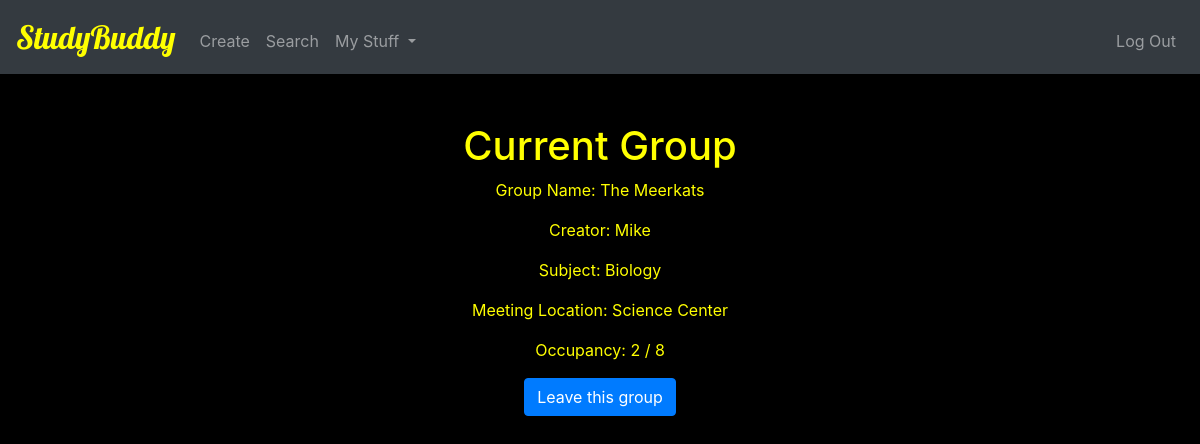
Screenshot of /joined (signed in) with the database file from the repository.
### tables this page shows
CREATE TABLE 'groups' ('id' integer PRIMARY KEY AUTOINCREMENT NOT NULL, 'creator_id' integer, 'name' text, 'people' integer, 'subject' text, 'location' text,'start_time' datetime,'end_time' datetime, 'occupancy' INTEGER DEFAULT 1);

CREATE TABLE 'users' ('id' integer PRIMARY KEY AUTOINCREMENT NOT NULL, 'username' text NOT NULL, 'hash' text NOT NULL);

### application.py (the view, shortened to what this page needs)
@app.route("/joined", methods=["GET", "POST"])
@login_required
def joined():
    current = session["user_id"]
    committed = db.execute("SELECT group_id FROM joined WHERE member_id = :member_id", member_id=current)
    name = "N/A"
    creator = "N/A"
    subject = "N/A"
    location = "N/A"
    members = "N/A"
    if committed:
        group = db.execute("SELECT * FROM groups WHERE id = :group_id", group_id=committed[0]['group_id'])
        creator = db.execute("SELECT username FROM users WHERE id = :creator_id", creator_id=group[0]['creator_id'])
        name = group[0]['name']
        creator = creator[0]['username']
        subject = group[0]['subject']
        location = group[0]['location']
        members = str(group[0]['occupancy']) + " / " + str(group[0]['people'])
    return render_template("joined.html", name=name, creator=creator, subject=subject, location=location, members=members)

### application.py (called while the page is built)
@app.after_request
def after_request(response):
    response.headers["Cache-Control"] = "no-cache, no-store, must-revalidate"
    response.headers["Expires"] = 0
    response.headers["Pragma"] = "no-cache"
    return response

### helpers.py (called while the page is built)
def login_required(f):
    @wraps(f)
    def decorated_function(*args, **kwargs):
        if session.get("user_id") is None:
            return redirect("/login")
        return f(*args, **kwargs)
    return decorated_function

### templates/joined.html (shortened to what this page needs)
{% extends "layout.html" %}
{% block main %}
    <h1>Current Group</h1>
    <p>Group Name: {{name}}</p>
    <p>Creator: {{creator}}</p>
    <p>Subject: {{subject}}</p>
    <p>Meeting Location: {{location}}</p>
    <p>Occupancy: {{members}}</p>
    <form action="/joined" method="post">
        <button class="btn btn-primary" type="submit">Leave this group</button>
    </form>
{% endblock %}

### static/styles.css (style rules this page uses)
body { background-color: black; color: yellow; }

### rows the page displays
groups: name "The Meerkats", subject "Biology", location "Science Center"
users: username "Mike"

### other values shown
{{ members }} "2 / 8"
